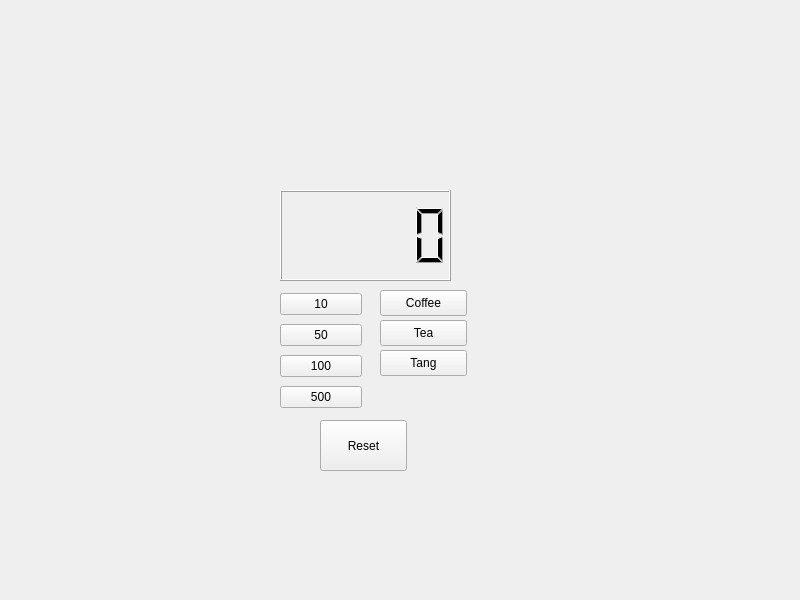
<?xml version="1.0" encoding="UTF-8"?>
<ui version="4.0">
 <class>Widget</class>
 <widget class="QWidget" name="Widget">
  <property name="geometry">
   <rect>
    <x>0</x>
    <y>0</y>
    <width>800</width>
    <height>600</height>
   </rect>
  </property>
  <property name="windowTitle">
   <string>Widget</string>
  </property>
  <widget class="QLCDNumber" name="lcdNumber">
   <property name="geometry">
    <rect>
     <x>280</x>
     <y>190</y>
     <width>171</width>
     <height>91</height>
    </rect>
   </property>
  </widget>
  <widget class="QPushButton" name="pb_Coffee">
   <property name="geometry">
    <rect>
     <x>380</x>
     <y>290</y>
     <width>87</width>
     <height>26</height>
    </rect>
   </property>
   <property name="text">
    <string>Coffee</string>
   </property>
  </widget>
  <widget class="QPushButton" name="pb_Tea">
   <property name="geometry">
    <rect>
     <x>380</x>
     <y>320</y>
     <width>87</width>
     <height>26</height>
    </rect>
   </property>
   <property name="text">
    <string>Tea</string>
   </property>
  </widget>
  <widget class="QPushButton" name="pb_Tang">
   <property name="geometry">
    <rect>
     <x>380</x>
     <y>350</y>
     <width>87</width>
     <height>26</height>
    </rect>
   </property>
   <property name="text">
    <string>Tang</string>
   </property>
  </widget>
  <widget class="QPushButton" name="pb_Reset">
   <property name="geometry">
    <rect>
     <x>320</x>
     <y>420</y>
     <width>87</width>
     <height>51</height>
    </rect>
   </property>
   <property name="text">
    <string>Reset</string>
   </property>
  </widget>
  <widget class="QWidget" name="">
   <property name="geometry">
    <rect>
     <x>280</x>
     <y>290</y>
     <width>82</width>
     <height>124</height>
    </rect>
   </property>
   <layout class="QVBoxLayout" name="verticalLayout">
    <item>
     <widget class="QPushButton" name="pb_Coin10">
      <property name="text">
       <string>10</string>
      </property>
     </widget>
    </item>
    <item>
     <widget class="QPushButton" name="pb_Coin50">
      <property name="text">
       <string>50</string>
      </property>
     </widget>
    </item>
    <item>
     <widget class="QPushButton" name="pb_Coin100">
      <property name="text">
       <string>100</string>
      </property>
     </widget>
    </item>
    <item>
     <widget class="QPushButton" name="pb_Coin500">
      <property name="text">
       <string>500</string>
      </property>
     </widget>
    </item>
   </layout>
  </widget>
 </widget>
 <resources/>
 <connections/>
</ui>
